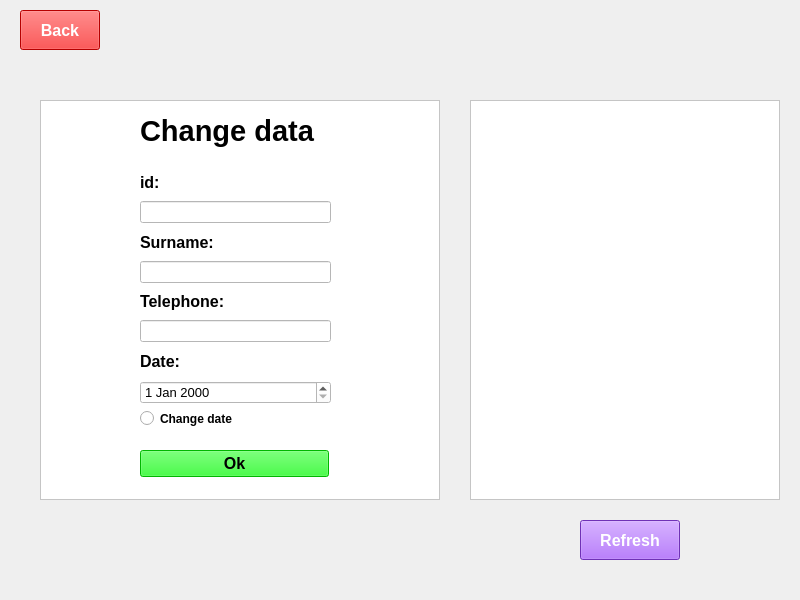
<?xml version="1.0" encoding="UTF-8"?>
<ui version="4.0">
 <class>changeD</class>
 <widget class="QWidget" name="changeD">
  <property name="geometry">
   <rect>
    <x>0</x>
    <y>0</y>
    <width>800</width>
    <height>600</height>
   </rect>
  </property>
  <property name="windowTitle">
   <string>Form</string>
  </property>
  <widget class="QPushButton" name="pushButton">
   <property name="geometry">
    <rect>
     <x>20</x>
     <y>10</y>
     <width>80</width>
     <height>40</height>
    </rect>
   </property>
   <property name="font">
    <font>
     <pointsize>12</pointsize>
     <weight>75</weight>
     <bold>true</bold>
    </font>
   </property>
   <property name="styleSheet">
    <string notr="true">background-color: rgb(255, 0, 0);color: rgb(255, 255, 255);</string>
   </property>
   <property name="text">
    <string>Back</string>
   </property>
  </widget>
  <widget class="QFrame" name="frame">
   <property name="geometry">
    <rect>
     <x>40</x>
     <y>100</y>
     <width>400</width>
     <height>400</height>
    </rect>
   </property>
   <property name="styleSheet">
    <string notr="true">background-color: rgb(255, 255, 255);</string>
   </property>
   <property name="frameShape">
    <enum>QFrame::StyledPanel</enum>
   </property>
   <property name="frameShadow">
    <enum>QFrame::Raised</enum>
   </property>
   <widget class="QWidget" name="layoutWidget">
    <property name="geometry">
     <rect>
      <x>100</x>
      <y>70</y>
      <width>191</width>
      <height>235</height>
     </rect>
    </property>
    <layout class="QVBoxLayout" name="verticalLayout_3">
     <item>
      <layout class="QVBoxLayout" name="verticalLayout_2">
       <item>
        <widget class="QLabel" name="label">
         <property name="font">
          <font>
           <pointsize>12</pointsize>
           <weight>75</weight>
           <bold>true</bold>
          </font>
         </property>
         <property name="text">
          <string>id:</string>
         </property>
        </widget>
       </item>
       <item>
        <widget class="QLineEdit" name="lid"/>
       </item>
       <item>
        <widget class="QLabel" name="label_2">
         <property name="font">
          <font>
           <pointsize>12</pointsize>
           <weight>75</weight>
           <bold>true</bold>
          </font>
         </property>
         <property name="text">
          <string>Surname:</string>
         </property>
        </widget>
       </item>
       <item>
        <widget class="QLineEdit" name="lfio"/>
       </item>
       <item>
        <widget class="QLabel" name="label_3">
         <property name="font">
          <font>
           <pointsize>12</pointsize>
           <weight>75</weight>
           <bold>true</bold>
          </font>
         </property>
         <property name="text">
          <string>Telephone:</string>
         </property>
        </widget>
       </item>
       <item>
        <widget class="QLineEdit" name="ltel"/>
       </item>
       <item>
        <widget class="QLabel" name="label_4">
         <property name="font">
          <font>
           <pointsize>12</pointsize>
           <weight>75</weight>
           <bold>true</bold>
          </font>
         </property>
         <property name="text">
          <string>Date:</string>
         </property>
        </widget>
       </item>
       <item>
        <layout class="QVBoxLayout" name="verticalLayout">
         <item>
          <widget class="QDateEdit" name="dateEdit">
           <property name="font">
            <font>
             <pointsize>10</pointsize>
            </font>
           </property>
          </widget>
         </item>
         <item>
          <layout class="QHBoxLayout" name="horizontalLayout"/>
         </item>
        </layout>
       </item>
      </layout>
     </item>
    </layout>
   </widget>
   <widget class="QLabel" name="label_5">
    <property name="geometry">
     <rect>
      <x>100</x>
      <y>10</y>
      <width>221</width>
      <height>41</height>
     </rect>
    </property>
    <property name="font">
     <font>
      <family>Arial</family>
      <pointsize>22</pointsize>
      <weight>75</weight>
      <bold>true</bold>
     </font>
    </property>
    <property name="text">
     <string>Change data</string>
    </property>
   </widget>
   <widget class="QPushButton" name="bok">
    <property name="geometry">
     <rect>
      <x>100</x>
      <y>350</y>
      <width>189</width>
      <height>27</height>
     </rect>
    </property>
    <property name="font">
     <font>
      <pointsize>12</pointsize>
      <weight>75</weight>
      <bold>true</bold>
     </font>
    </property>
    <property name="styleSheet">
     <string notr="true">background-color: rgb(0, 255, 0);</string>
    </property>
    <property name="text">
     <string>Ok</string>
    </property>
   </widget>
   <widget class="QRadioButton" name="radioButton">
    <property name="geometry">
     <rect>
      <x>100</x>
      <y>310</y>
      <width>111</width>
      <height>17</height>
     </rect>
    </property>
    <property name="font">
     <font>
      <weight>75</weight>
      <bold>true</bold>
     </font>
    </property>
    <property name="text">
     <string>Change date</string>
    </property>
   </widget>
  </widget>
  <widget class="QWidget" name="layoutWidget">
   <property name="geometry">
    <rect>
     <x>0</x>
     <y>0</y>
     <width>2</width>
     <height>2</height>
    </rect>
   </property>
   <layout class="QHBoxLayout" name="horizontalLayout_3"/>
  </widget>
  <widget class="QTableView" name="tableView">
   <property name="geometry">
    <rect>
     <x>470</x>
     <y>100</y>
     <width>310</width>
     <height>400</height>
    </rect>
   </property>
   <property name="font">
    <font>
     <pointsize>12</pointsize>
     <weight>75</weight>
     <bold>true</bold>
    </font>
   </property>
   <property name="styleSheet">
    <string notr="true">color: rgb(85, 0, 127);
background-color: rgb(255, 255, 255);</string>
   </property>
  </widget>
  <widget class="QPushButton" name="pushButtonR">
   <property name="geometry">
    <rect>
     <x>580</x>
     <y>520</y>
     <width>100</width>
     <height>40</height>
    </rect>
   </property>
   <property name="font">
    <font>
     <pointsize>12</pointsize>
     <weight>75</weight>
     <bold>true</bold>
    </font>
   </property>
   <property name="styleSheet">
    <string notr="true">background-color: rgb(156, 69, 255);
color: rgb(255, 255, 255);</string>
   </property>
   <property name="text">
    <string>Refresh</string>
   </property>
  </widget>
  <zorder>layoutWidget</zorder>
  <zorder>frame</zorder>
  <zorder>pushButton</zorder>
  <zorder>tableView</zorder>
  <zorder>pushButtonR</zorder>
 </widget>
 <resources/>
 <connections/>
</ui>
